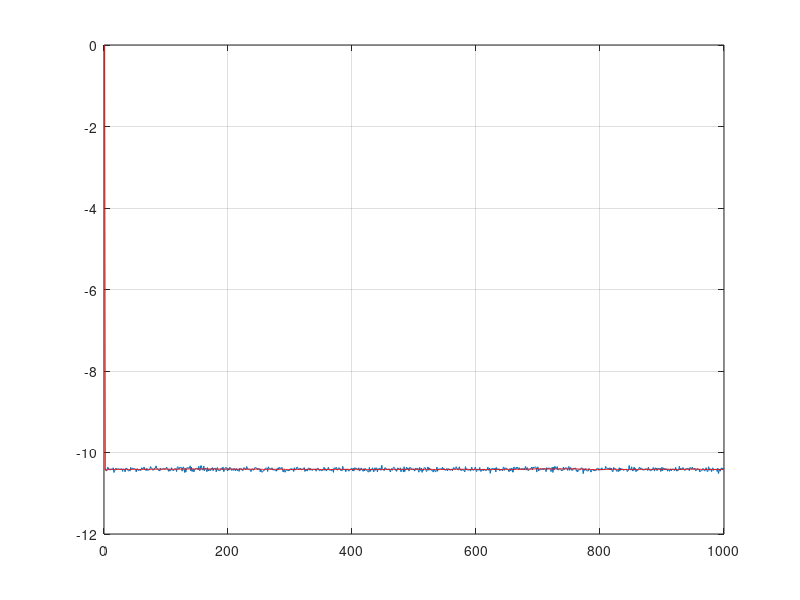

Write MATLAB code to recreate this figure.
clear all; close all; clc; 

%%% CONSTANTES GERAIS
g = 9.78851;


%%% Carrega o arquivo 
load('x_up_in.mat');

%%% Separa as variáveis em estimativas locais
xm = D(:, 1);
ym = D(:, 2);
zm = D(:, 3);

%%% Médias e desvio padrão
media_x = mean(xm);
media_y = mean(ym);
media_z = mean(zm);
std_x   = std(xm);
std_y   = std(ym);
std_z   = std(zm);

%%% Indexes para os dados
n = max(size(D));
index = linspace(1, n, n);


%%% Definição das matrizes 2D e 3D
%%% ===============================
% b) Funções State Space em tempo discreto.
phi_k = eye(2);         
% phi_k = eye(3);

% c) Matrizes de saída.
C = [1  -g];
% C = [1  -g  g^2];

% d) Matrizes de erro
R_k_x = std_x^2;
R_k_y = std_y^2;
R_k_z = std_z^2;

% e) Erros de estados
Q_k = 10^-8 * eye(2);
% Q_k = 0 * eye(3);

% f) Identidade
I = eye(2);
% I = eye(3);

% g) Estimativas iniciais para P
P  = 99999999*eye(2);
% P = 99999999*eye(3);
p11(1) = P(1,1);
p22(1) = P(2,2);
% p33(1) = P(3,3);

% h) Estimativas iniciais para os estados a serem estimados
fx_hat{1} = [0; 0];
fy_hat{1} = [0; 0]; 
fz_hat{1} = [0; 0];

%%% =======================================================================
% 
%                             Variável X
%
%%% =======================================================================
% Recursão de Kalman (3D)
for k = 2:max(size(xm))    
    
    % Equação de Riccati.
    M = (phi_k) * P * (phi_k') + Q_k;
    K = M * (C') * inv(C * M * (C') + R_k_x);
    P = (I - K * C) * M;
    
    % Atualização dos estados.
    fx_hat{k} = phi_k * fx_hat{k-1} + K * (xm(k) - C * phi_k * fx_hat{k-1});
    
    p11(k) = P(1,1);
    p22(k) = P(2,2);
%     p33(k) = P(3,3);
end

% Separa os resultados para facilitar o plot.
for i = 1:max(size(xm))
   x1(i) = fx_hat{i}(1,1); 
   x2(i) = fx_hat{i}(2,1);
end

plot(xm);
hold on;
plot(x1 - x2*g, 'r');
grid;


% %%% =======================================================================
% % 
% %                             Variável Y
% %
% %%% =======================================================================
% % Recursão de Kalman (2D)
% for k = 2:size(index, 2)
%     % Equação de Riccati.
%     [P_2d{k}, K{k}] = kalman_calib(phi_k_2d, P_2d{k-1}, Q_k_2d, R_k_y, C_2d, I_2d);   
%     
%     % Atualização dos estados.
%     fy_hat{k} = fy_hat{k-1} + K{k} * (ym(k) - C_2d * phi_k_2d * fy_hat{k-1});
% end
% 
% % Separa os resultados para facilitar o plot.
% for i = 1:max(size(ym))
%    y1(i) = fy_hat{i}(1,1); 
%    y2(i) = fy_hat{i}(2,1);
% end
% 
% 
% 
% %%% =======================================================================
% % 
% %                             Variável Z
% %
% %%% =======================================================================
% clear P_2d K
% P_2d{1} = 99999999*eye(2);
% % Recursão de Kalman (2D)
% for k = 2:size(index, 2)
%     % Equação de Riccati.
%     [P_2d{k}, K{k}] = kalman_calib(phi_k_2d, P_2d{k-1}, Q_k_2d, R_k_z, C_2d, I_2d);   
%     
%     % Atualização dos estados.
%     fz_hat{k} = fz_hat{k-1} + K{k} * (zm(k) - C_2d * phi_k_2d * fz_hat{k-1});
% end
% 
% % plot(index, zm);
% % hold on;
% % plot(index, (-2*g*ones(1,1000) + bz -g*S_1_z + S_2_z * g * g), 'r');
% 
% 
save('x_up_save.mat', 'fx_hat', 'fy_hat', 'fz_hat');